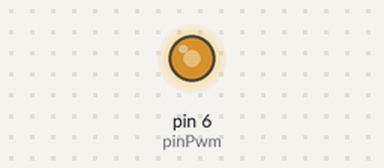
A sketch run on a simulated Arduino Uno, built with avr-gcc and run on an emulated ATmega328P. Parts: output pins drawn as LEDs (lit = HIGH).

Above: at 1.48 s.
Timing chart, 0 to 40.0 s (numbered marks = the images above):
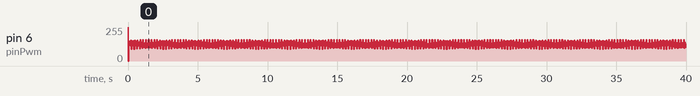

The sketch:

p5.ino
```cpp
int pinPwm = 6;

void setup(){
    Serial.begin(9600);
    pinMode(pinPwm, OUTPUT);
}

void loop()
{
    for (int i = 0; i < 255; i++)
    {
        analogWrite(pinPwm, i);
        delayMicroseconds(10);
    }
    delay(10);

    for(int i = 255; i > 0; i--)
    {
        analogWrite(pinPwm, i);
        delayMicroseconds(10);
    }
    delay(10);
}
```
